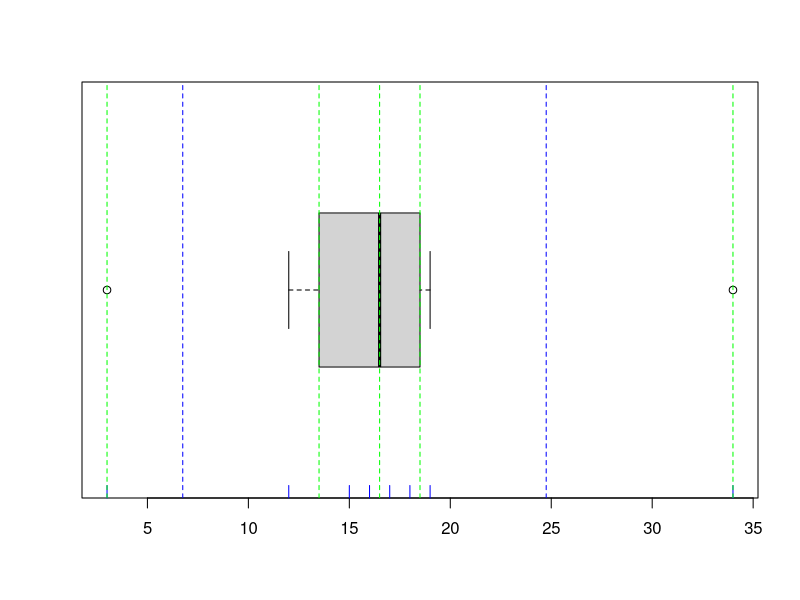
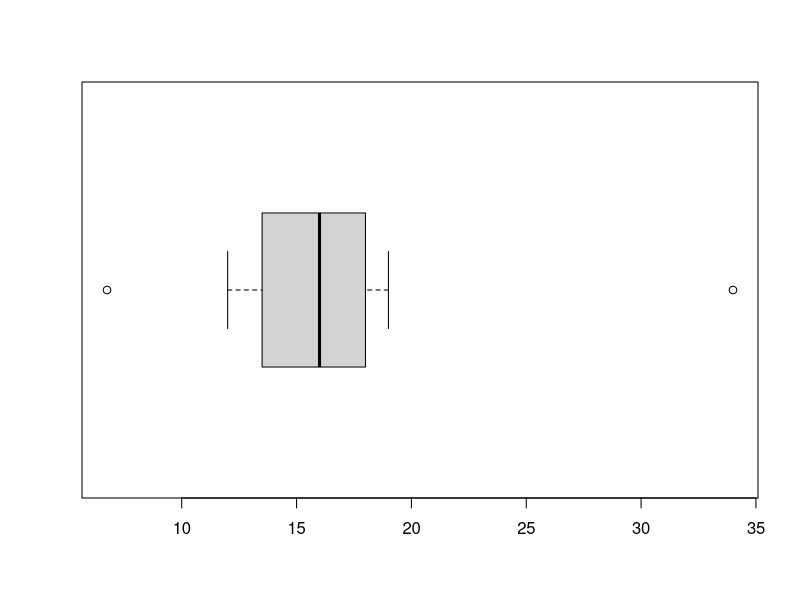

Source code (R) for these figures, in order:
# 1.5(IQR) Rule
a = c(3,12,15,16,17,18,19,34)
# plot(density(a), ylim=c(0,1.2))
# boxplot(a, horizontal = T, add=TRUE)

boxplot(a, horizontal = TRUE)
rug(a, col="blue",lwd=1)
# text(a, 0.5, as.character(a), cex = 0.7)

 # summary(a)
 # quantile(a)
 # quantile(a, 0.75) - quantile(a, 0.25)
 # ?IQR
# IQR(a)

fivenum(a)

q1= 13.5
q3= 18

iqr = (q3-q1)

abline(v=fivenum(a), lty=2, col="green")
lim_inf = q1 - (1.5*(iqr))
lim_sup = q3 + (1.5*(iqr))

abline(v = c(lim_inf, lim_sup), lty =2, col= "blue")

b = c(6.749,12,15,16,16,17,19,34)
boxplot(b, horizontal = T)

# 68 95 and 99.7 rule
# mean = Ex / n
# S = sqrt( (Ex- mean)^2 / n-1)
